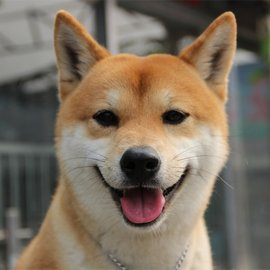
%> input picture RDHEI/src_img/src.jpg, 270 x 270 px
$ octave test.m   (GNU Octave 9; MATLAB toolbox functions it lacks are replaced by stand-ins)
%> lines starting %> are read from the running program, lines starting %| are printed output that depends on the picture
SRC = imread('G:\gradethree\RDHEI\src_img\src.jpg');
%> SRC is the input picture: size 270x270x3 uint8; mean R, G, B 124.1, 111.1, 95.5
alpha = 2;beta = 2;
%须随机取一个通道作为隐藏层--->3通道转1通道
R = SRC(:,:,1);
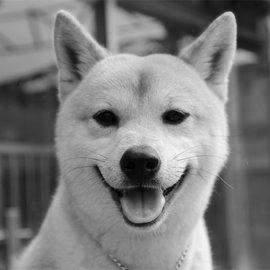
%> R: size 270x270 uint8; min 0, max 245, mean 124.1
G = SRC(:,:,2);
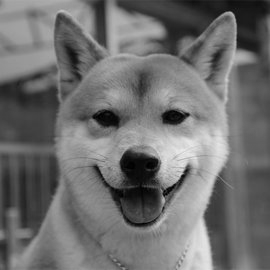
%> G: size 270x270 uint8; min 0, max 237, mean 111.1
B = SRC(:,:,3);
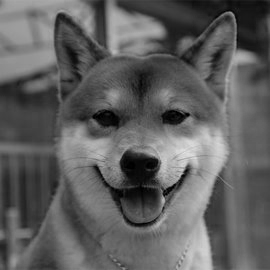
%> B: size 270x270 uint8; min 0, max 226, mean 95.5
%假设取通道1
IMG = SRC(:,:,3);
figure;imshow(IMG)
%STEP1---IMG BLOCKING
s = 2;
n = (size(IMG,1)*size(IMG,2))/(s*s);
%> n = 18225
%IMG_BLK = reshape(IMG,2,2,n);
IMG_BLK = zeros(2,2,n);
E = zeros(2,2,n);
n_row = size(IMG,1)/s;
%> n_row = 135
n_col = size(IMG,2)/s;
%> n_col = 135
k = 1;
%需考虑IMG长度不是s的整数
for i=1:n_row
    for j=1:n_col
        IMG_BLK(:,:,k)= IMG(1+(i-1)*s:1+(i-1)*s+(s-1),1+(j-1)*s:1+(j-1)*s+(s-1));
        IMG_BLK(:,:,k) = IMG_BLK(:,:,k).';
        k = k+1;
    end
end
%> after the loop, k = 18226
IMG_BLK = reshape(IMG_BLK,4,n);
%STEP2--grouping
PR = IMG_BLK(1,:);
PS = IMG_BLK(2,1);
%> PS = 131
p_err = 1;%(nalpha-1)/2
PN_FLAG = zeros(s*s,n);%PN_FLAG==1,PN;PNFLAG==0,PE
PN_FLAG(1,:) = -1;%PR
PN_FLAG(2,1) = -1;%PS
    %calculate E
    PR4 = zeros(2,2,n);
    for i=1:n
        for j = 2:4
       %PR4(:,:,i) = PR(:,:,i)*ones;
       %E(:,:,i) = abs(IMG_BLK(:,:,i)-PR4(:,:,i));
       e = (PR(1,i)-IMG_BLK(j,i));
       if((e>p_err)||(e<-1*p_err))
           PN_FLAG(j,i)=0;
       elseif(e == -1)
           PN_FLAG(j,i)=1;
       elseif(e == 0)
           PN_FLAG(j,i)=2;
       elseif(e == 1)
           PN_FLAG(j,i)=3;
       end

        end
    end
%STEP3--Pixel labeling using PBTL

IMG_BLK_BIT = uint8(IMG_BLK);
%PN_INDEX = find(PN_FLAG==0);
PE_INDEX = find(PN_FLAG~=-1);%pe---->1 2 3
%> PE_INDEX = 54675 values from 2 to 72900

%todo: use alpha & beta to sustitute
for i=1:size(PE_INDEX)
    tmp = PN_FLAG(PE_INDEX(i));
    switch(tmp)
        case 0
            A = IMG_BLK(PE_INDEX(i));
            A = bitset(A,8,0);
            A = bitset(A,7,0);
        case 1
           A = IMG_BLK(PE_INDEX(i));
           A = bitset(A,8,0);
           A = bitset(A,7,1);
        case 2
            A = IMG_BLK(PE_INDEX(i));
            A = bitset(A,8,1);
            A = bitset(A,7,0);
        case 3
            A = IMG_BLK(PE_INDEX(i));
            A = bitset(A,8,1);
            A = bitset(A,7,1);
    end
    IMG_BLK(PE_INDEX(i)) = A;%return

end
%> this loop made 54675 passes
%> (tmp, A) on passes 1 to 12: (0, 3), (0, 55), (0, 63), (0, 17), (0, 9), (1, 78), (0, 27), (0, 19), (0, 24), (1, 98), (0, 30), (0, 30)
%> after the loop, A = 26
n_PN = size(find(PN_FLAG==0),1);
%> n_PN = 35250
n_PE = size(find(PN_FLAG==1),1)+size(find(PN_FLAG==2),1)+size(find(PN_FLAG==3),1);
%> n_PE = 19425
n_payload = (8-alpha)*n_PE-beta*n_PN-8;
%> n_payload = 46042
%figure;imshow(IMG_BLK);
%二叉树分类G1 G2
